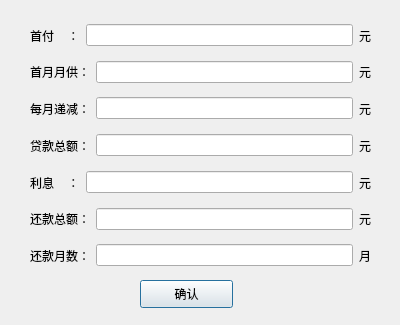
<?xml version="1.0" encoding="UTF-8"?>
<ui version="4.0">
 <class>Dialog_bj</class>
 <widget class="QDialog" name="Dialog_bj">
  <property name="geometry">
   <rect>
    <x>0</x>
    <y>0</y>
    <width>400</width>
    <height>325</height>
   </rect>
  </property>
  <property name="windowTitle">
   <string>计算结果（等额本金）</string>
  </property>
  <widget class="QPushButton" name="pushButton">
   <property name="geometry">
    <rect>
     <x>140</x>
     <y>280</y>
     <width>93</width>
     <height>28</height>
    </rect>
   </property>
   <property name="text">
    <string>确认</string>
   </property>
  </widget>
  <widget class="QWidget" name="">
   <property name="geometry">
    <rect>
     <x>30</x>
     <y>20</y>
     <width>341</width>
     <height>251</height>
    </rect>
   </property>
   <layout class="QVBoxLayout" name="verticalLayout">
    <item>
     <layout class="QHBoxLayout" name="horizontalLayout">
      <item>
       <widget class="QLabel" name="label">
        <property name="text">
         <string>首付    ：</string>
        </property>
       </widget>
      </item>
      <item>
       <widget class="QLineEdit" name="lineEdit_sf"/>
      </item>
      <item>
       <widget class="QLabel" name="label_2">
        <property name="text">
         <string>元</string>
        </property>
       </widget>
      </item>
     </layout>
    </item>
    <item>
     <layout class="QHBoxLayout" name="horizontalLayout_2">
      <item>
       <widget class="QLabel" name="label_4">
        <property name="text">
         <string>首月月供：</string>
        </property>
       </widget>
      </item>
      <item>
       <widget class="QLineEdit" name="lineEdit_syyg"/>
      </item>
      <item>
       <widget class="QLabel" name="label_3">
        <property name="text">
         <string>元</string>
        </property>
       </widget>
      </item>
     </layout>
    </item>
    <item>
     <layout class="QHBoxLayout" name="horizontalLayout_3">
      <item>
       <widget class="QLabel" name="label_5">
        <property name="text">
         <string>每月递减：</string>
        </property>
       </widget>
      </item>
      <item>
       <widget class="QLineEdit" name="lineEdit_mydj"/>
      </item>
      <item>
       <widget class="QLabel" name="label_6">
        <property name="text">
         <string>元</string>
        </property>
       </widget>
      </item>
     </layout>
    </item>
    <item>
     <layout class="QHBoxLayout" name="horizontalLayout_4">
      <item>
       <widget class="QLabel" name="label_8">
        <property name="text">
         <string>贷款总额：</string>
        </property>
       </widget>
      </item>
      <item>
       <widget class="QLineEdit" name="lineEdit_dkze"/>
      </item>
      <item>
       <widget class="QLabel" name="label_7">
        <property name="text">
         <string>元</string>
        </property>
       </widget>
      </item>
     </layout>
    </item>
    <item>
     <layout class="QHBoxLayout" name="horizontalLayout_5">
      <item>
       <widget class="QLabel" name="label_10">
        <property name="text">
         <string>利息    ：</string>
        </property>
       </widget>
      </item>
      <item>
       <widget class="QLineEdit" name="lineEdit_lx"/>
      </item>
      <item>
       <widget class="QLabel" name="label_9">
        <property name="text">
         <string>元</string>
        </property>
       </widget>
      </item>
     </layout>
    </item>
    <item>
     <layout class="QHBoxLayout" name="horizontalLayout_6">
      <item>
       <widget class="QLabel" name="label_11">
        <property name="text">
         <string>还款总额：</string>
        </property>
       </widget>
      </item>
      <item>
       <widget class="QLineEdit" name="lineEdit_hkze"/>
      </item>
      <item>
       <widget class="QLabel" name="label_12">
        <property name="text">
         <string>元</string>
        </property>
       </widget>
      </item>
     </layout>
    </item>
    <item>
     <layout class="QHBoxLayout" name="horizontalLayout_7">
      <item>
       <widget class="QLabel" name="label_13">
        <property name="text">
         <string>还款月数：</string>
        </property>
       </widget>
      </item>
      <item>
       <widget class="QLineEdit" name="lineEdit_hkys"/>
      </item>
      <item>
       <widget class="QLabel" name="label_14">
        <property name="text">
         <string>月</string>
        </property>
       </widget>
      </item>
     </layout>
    </item>
   </layout>
  </widget>
 </widget>
 <resources/>
 <connections>
  <connection>
   <sender>pushButton</sender>
   <signal>clicked()</signal>
   <receiver>Dialog_bj</receiver>
   <slot>close()</slot>
   <hints>
    <hint type="sourcelabel">
     <x>181</x>
     <y>296</y>
    </hint>
    <hint type="destinationlabel">
     <x>321</x>
     <y>264</y>
    </hint>
   </hints>
  </connection>
 </connections>
</ui>
